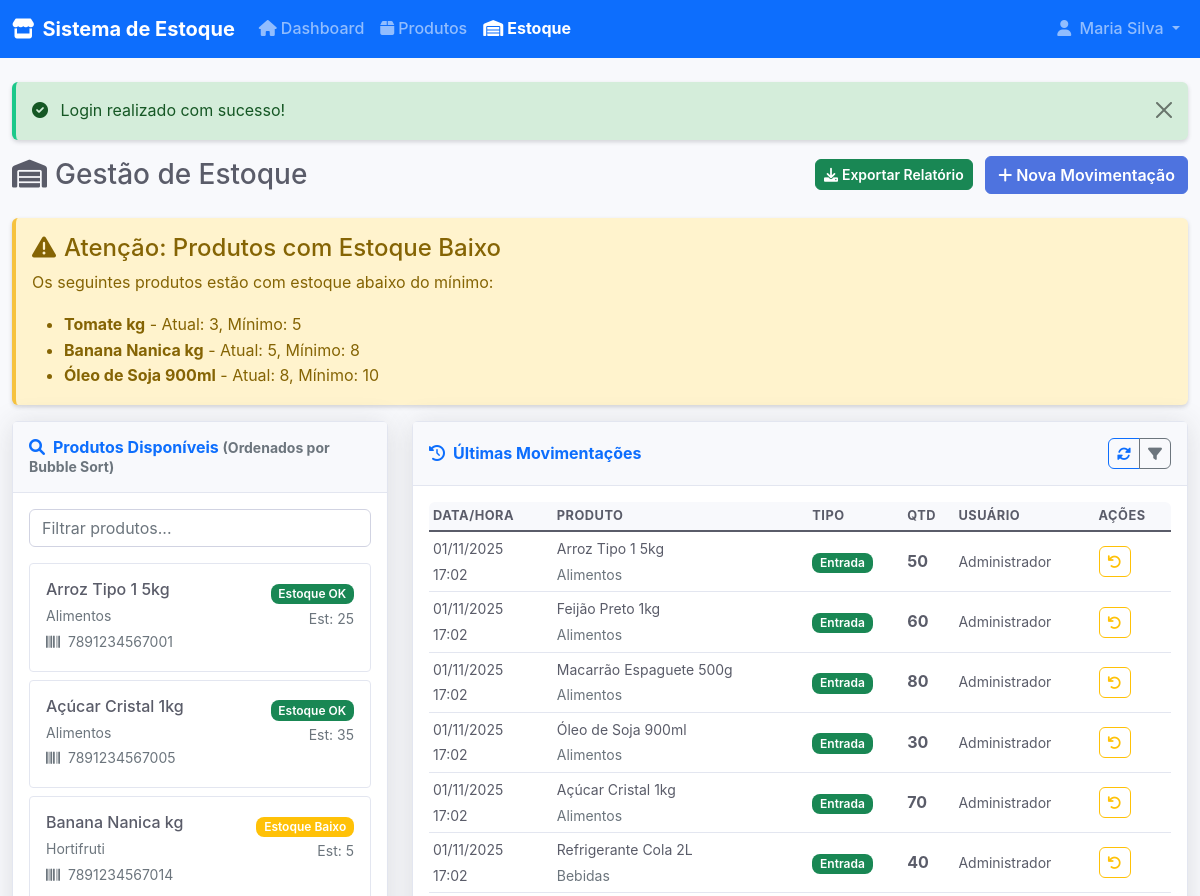
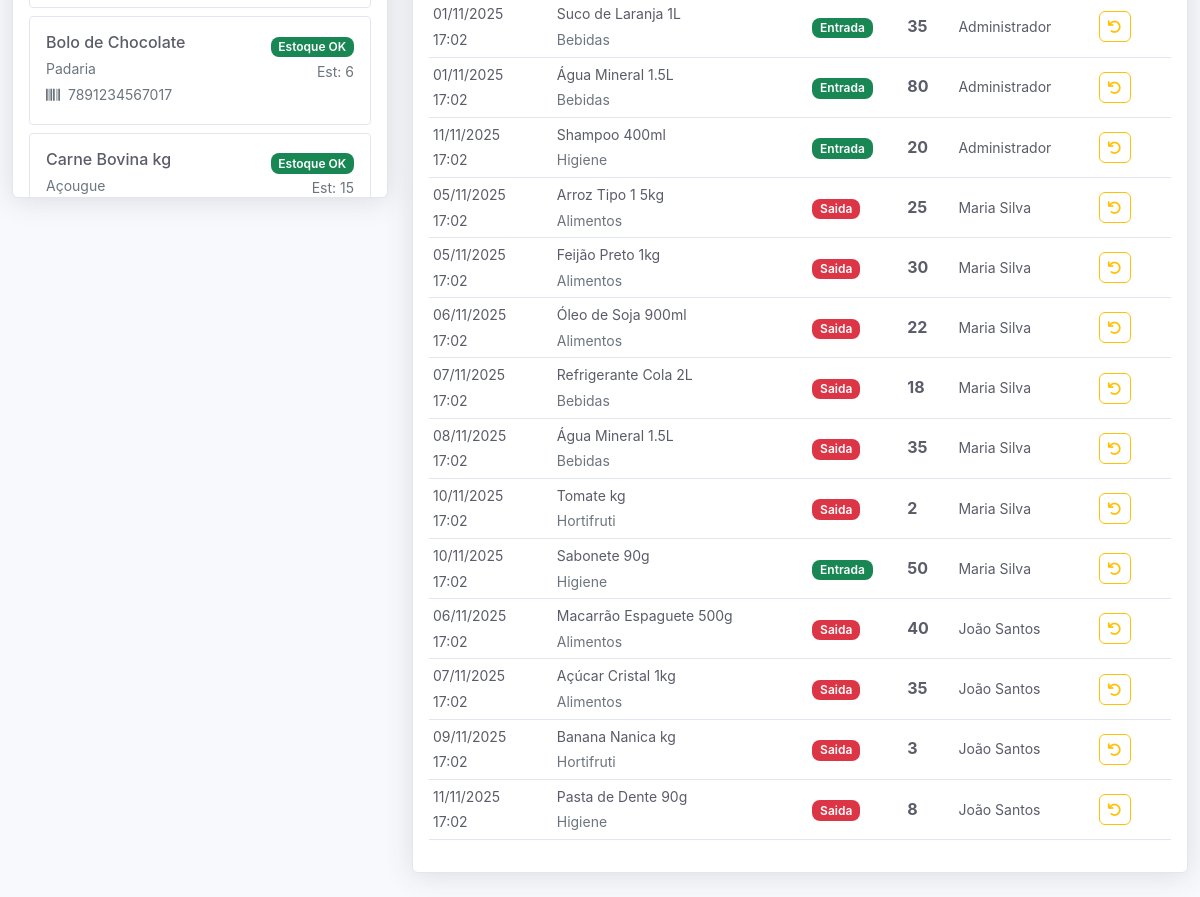
The page /index.php?action=estoque (signed in) on the database its author committed (2 pictures, top to bottom).
### tables this page shows
CREATE TABLE produtos (
    id INT PRIMARY KEY AUTO_INCREMENT,
    nome VARCHAR(100) NOT NULL,
    codigo_barras VARCHAR(50) UNIQUE,
    categoria VARCHAR(50) NOT NULL,
    marca VARCHAR(50),
    preco_custo DECIMAL(10,2),
    preco_venda DECIMAL(10,2),
    estoque_atual INT NOT NULL DEFAULT 0,
    estoque_minimo INT NOT NULL DEFAULT 10,
    data_cadastro DATETIME DEFAULT CURRENT_TIMESTAMP
);

CREATE TABLE movimentacoes (
    id INT PRIMARY KEY AUTO_INCREMENT,
    produto_id INT NOT NULL,
    usuario_id INT NOT NULL,
    tipo ENUM('entrada', 'saida') NOT NULL,
    quantidade INT NOT NULL,
    data_movimentacao DATE NOT NULL,
    data_registro DATETIME DEFAULT CURRENT_TIMESTAMP,
    observacao TEXT,
    FOREIGN KEY (produto_id) REFERENCES produtos(id) ON DELETE CASCADE,
    FOREIGN KEY (usuario_id) REFERENCES usuarios(id) ON DELETE CASCADE
);

CREATE TABLE usuarios (
    id INT PRIMARY KEY AUTO_INCREMENT,
    nome VARCHAR(100) NOT NULL,
    usuario VARCHAR(50) NOT NULL UNIQUE,
    senha VARCHAR(255) NOT NULL,
    data_cadastro DATETIME DEFAULT CURRENT_TIMESTAMP
);

### app/views/estoque/index.php (the view, shortened to what the rows shown need)
<!DOCTYPE html>
<html lang="pt-BR">
<head>
    <link href="https://cdn.jsdelivr.net/npm/bootstrap@5.1.3/dist/css/bootstrap.min.css" rel="stylesheet">
    <link href="https://cdnjs.cloudflare.com/ajax/libs/font-awesome/6.0.0/css/all.min.css" rel="stylesheet">
    <link href="css/style.css" rel="stylesheet">
</head>
<body>
    <div class="container-fluid mt-4">
        <div class="d-sm-flex align-items-center justify-content-between mb-4">
            <h1 class="h3 mb-0 text-gray-800">
                <i class="fas fa-warehouse me-2"></i>Gestão de Estoque
            </h1>
        </div>
        <?php if (!empty($produtosEstoqueBaixo)): ?>
            <div class="alert alert-warning" role="alert">
                <ul class="mb-0">
                    <?php foreach (array_slice($produtosEstoqueBaixo, 0, 5) as $produto): ?>
                        <li>
                            <strong><?= htmlspecialchars($produto['nome'], ENT_QUOTES, 'UTF-8') ?></strong> -
                            Atual: <?= $produto['estoque_atual'] ?>, Mínimo: <?= $produto['estoque_minimo'] ?>
                        </li>
                    <?php endforeach; ?>
                </ul>
            </div>
        <?php endif; ?>
        <div class="row">
            <div class="col-xl-4 col-lg-5">
                <div class="card shadow mb-4">
                    <div class="card-body" style="max-height: 600px; overflow-y: auto;">
                        <?php if (empty($produtos)): ?>
                            <div class="text-center">
                                <i class="fas fa-inbox fa-3x text-gray-300 mb-3"></i>
                                <p class="text-gray-500">Nenhum produto cadastrado.</p>
                                <a href="index.php?action=produtos" class="btn btn-primary btn-sm">
                                    <i class="fas fa-plus me-1"></i>Cadastrar Produtos
                                </a>
                            </div>
                        <?php else: ?>
                            <div id="listaProdutos">
                                <?php foreach ($produtos as $produto): ?>
                                    <?php
                                    $statusClass = HomeController::getClasseStatusEstoque($produto);
                                    $statusText = HomeController::getTextoStatusEstoque($produto);
                                    ?>
                                    <div class="produto-item border rounded p-3 mb-2 cursor-pointer"
                                         data-produto-id="<?= $produto['id'] ?>"
                                         data-nome="<?= htmlspecialchars($produto['nome'], ENT_QUOTES, 'UTF-8') ?>"
                                         onclick="selecionarProduto(<?= $produto['id'] ?>)">
                                        <div class="d-flex justify-content-between align-items-start">
                                            <div>
                                                <h6 class="mb-1"><?= htmlspecialchars($produto['nome'], ENT_QUOTES, 'UTF-8') ?></h6>
                                                <small class="text-muted"><?= htmlspecialchars($produto['categoria'], ENT_QUOTES, 'UTF-8') ?></small>
                                                <?php if (!empty($produto['codigo_barras'])): ?>
                                                    <br><small class="text-muted">
                                                        <i class="fas fa-barcode me-1"></i>
                                                        <?= htmlspecialchars($produto['codigo_barras'], ENT_QUOTES, 'UTF-8') ?>
                                                    </small>
                                                <?php endif; ?>
                                            </div>
                                            <div class="text-end">
                                                <span class="badge bg-<?= $statusClass ?>"><?= $statusText ?></span>
                                                <br><small class="text-muted">Est: <?= $produto['estoque_atual'] ?></small>
                                            </div>
                                        </div>
                                    </div>
                                <?php endforeach; ?>
                            </div>
                        <?php endif; ?>
                    </div>
                </div>
            </div>
            <div class="col-xl-8 col-lg-7">
                <div class="card shadow mb-4">
                    <div class="card-body">
                        <div id="listaMovimentacoes">
                            <?php if (empty($ultimasMovimentacoes)): ?>
                                <div class="text-center">
                                    <i class="fas fa-inbox fa-3x text-gray-300 mb-3"></i>
                                    <p class="text-gray-500">Nenhuma movimentação registrada.</p>
                                </div>
                            <?php else: ?>
                                <div class="table-responsive">
                                    <table class="table table-sm">
                                        <thead>
                                            <tr>
                                                <th>Data/Hora</th>
                                                <th>Produto</th>
                                                <th>Tipo</th>
                                                <th>Qtd</th>
                                                <th>Usuário</th>
                                                <th>Ações</th>
                                            </tr>
                                        </thead>
                                        <tbody>
                                            <?php foreach ($ultimasMovimentacoes as $mov): ?>
                                                <tr>
                                                    <td>
                                                        <small>
                                                            <?= HomeController::formatarData($mov['data_movimentacao']) ?><br>
                                                            <?= date('H:i', strtotime($mov['data_registro'])) ?>
                                                        </small>
                                                    </td>
                                                    <td>
                                                        <small>
                                                            <?= htmlspecialchars($mov['produto_nome'], ENT_QUOTES, 'UTF-8') ?><br>
                                                            <span class="text-muted"><?= htmlspecialchars($mov['categoria'], ENT_QUOTES, 'UTF-8') ?></span>
                                                        </small>
                                                    </td>
                                                    <td>
                                                        <span class="badge bg-<?= $mov['tipo'] == 'entrada' ? 'success' : 'danger' ?>">
                                                            <?= ucfirst($mov['tipo']) ?>
                                                        </span>
                                                    </td>
                                                    <td class="fw-bold"><?= $mov['quantidade'] ?></td>
                                                    <td><small><?= htmlspecialchars($mov['usuario_nome'], ENT_QUOTES, 'UTF-8') ?></small></td>
                                                    <td>
                                                        <button type="button" class="btn btn-sm btn-outline-warning"
                                                                onclick="reverterMovimentacao(<?= $mov['id'] ?>)"
                                                                title="Reverter">
                                                            <i class="fas fa-undo"></i>
                                                        </button>
                                                    </td>
                                                </tr>
                                            <?php endforeach; ?>
                                        </tbody>
                                    </table>
                                </div>
                            <?php endif; ?>
                        </div>
                    </div>
                </div>
            </div>
        </div>
    </div>
</body>
</html>

### rows shown on the page
produtos: nome "Tomate kg", estoque_atual "3", estoque_minimo "5"
produtos: nome "Banana Nanica kg", estoque_atual "5", estoque_minimo "8", categoria "Hortifruti", codigo_barras "7891234567014", statusText "Estoque Baixo"
produtos: nome "Óleo de Soja 900ml", estoque_atual "8", estoque_minimo "10"
produtos: nome "Arroz Tipo 1 5kg", categoria "Alimentos", codigo_barras "7891234567001", statusText "Estoque OK", estoque_atual "25"
produtos: nome "Açúcar Cristal 1kg", categoria "Alimentos", codigo_barras "7891234567005", statusText "Estoque OK", estoque_atual "35"
produtos: nome "Bolo de Chocolate", categoria "Padaria", codigo_barras "7891234567017", statusText "Estoque OK", estoque_atual "6"
produtos: nome "Carne Bovina kg", categoria "Açougue", statusText "Estoque OK", estoque_atual "15"
movimentacoes: data_movimentacao "01/11/2025", data_registro "17:02", produto.nome "Arroz Tipo 1 5kg", produto.categoria "Alimentos", tipo "Entrada", quantidade "50", usuario.nome "Administrador"
movimentacoes: data_movimentacao "01/11/2025", data_registro "17:02", produto.nome "Feijão Preto 1kg", produto.categoria "Alimentos", tipo "Entrada", quantidade "60", usuario.nome "Administrador"
movimentacoes: data_movimentacao "01/11/2025", data_registro "17:02", produto.nome "Macarrão Espaguete 500g", produto.categoria "Alimentos", tipo "Entrada", quantidade "80", usuario.nome "Administrador"
movimentacoes: data_movimentacao "01/11/2025", data_registro "17:02", produto.nome "Óleo de Soja 900ml", produto.categoria "Alimentos", tipo "Entrada", quantidade "30", usuario.nome "Administrador"
movimentacoes: data_movimentacao "01/11/2025", data_registro "17:02", produto.nome "Açúcar Cristal 1kg", produto.categoria "Alimentos", tipo "Entrada", quantidade "70", usuario.nome "Administrador"
movimentacoes: data_movimentacao "01/11/2025", data_registro "17:02", produto.nome "Refrigerante Cola 2L", produto.categoria "Bebidas", tipo "Entrada", quantidade "40", usuario.nome "Administrador"
movimentacoes: data_movimentacao "01/11/2025", data_registro "17:02", produto.nome "Suco de Laranja 1L", produto.categoria "Bebidas", tipo "Entrada", quantidade "35", usuario.nome "Administrador"
movimentacoes: data_movimentacao "01/11/2025", data_registro "17:02", produto.nome "Água Mineral 1.5L", produto.categoria "Bebidas", tipo "Entrada", quantidade "80", usuario.nome "Administrador"
movimentacoes: data_movimentacao "11/11/2025", data_registro "17:02", produto.nome "Shampoo 400ml", produto.categoria "Higiene", tipo "Entrada", quantidade "20", usuario.nome "Administrador"
movimentacoes: data_movimentacao "05/11/2025", data_registro "17:02", produto.nome "Arroz Tipo 1 5kg", produto.categoria "Alimentos", tipo "Saida", quantidade "25", usuario.nome "Maria Silva"
movimentacoes: data_movimentacao "05/11/2025", data_registro "17:02", produto.nome "Feijão Preto 1kg", produto.categoria "Alimentos", tipo "Saida", quantidade "30", usuario.nome "Maria Silva"
movimentacoes: data_movimentacao "06/11/2025", data_registro "17:02", produto.nome "Óleo de Soja 900ml", produto.categoria "Alimentos", tipo "Saida", quantidade "22", usuario.nome "Maria Silva"
movimentacoes: data_movimentacao "07/11/2025", data_registro "17:02", produto.nome "Refrigerante Cola 2L", produto.categoria "Bebidas", tipo "Saida", quantidade "18", usuario.nome "Maria Silva"
movimentacoes: data_movimentacao "08/11/2025", data_registro "17:02", produto.nome "Água Mineral 1.5L", produto.categoria "Bebidas", tipo "Saida", quantidade "35", usuario.nome "Maria Silva"
movimentacoes: data_movimentacao "10/11/2025", data_registro "17:02", produto.nome "Tomate kg", produto.categoria "Hortifruti", tipo "Saida", quantidade "2", usuario.nome "Maria Silva"
movimentacoes: data_movimentacao "10/11/2025", data_registro "17:02", produto.nome "Sabonete 90g", produto.categoria "Higiene", tipo "Entrada", quantidade "50", usuario.nome "Maria Silva"
movimentacoes: data_movimentacao "06/11/2025", data_registro "17:02", produto.nome "Macarrão Espaguete 500g", produto.categoria "Alimentos", tipo "Saida", quantidade "40", usuario.nome "João Santos"
movimentacoes: data_movimentacao "07/11/2025", data_registro "17:02", produto.nome "Açúcar Cristal 1kg", produto.categoria "Alimentos", tipo "Saida", quantidade "35", usuario.nome "João Santos"
movimentacoes: data_movimentacao "09/11/2025", data_registro "17:02", produto.nome "Banana Nanica kg", produto.categoria "Hortifruti", tipo "Saida", quantidade "3", usuario.nome "João Santos"
movimentacoes: data_movimentacao "11/11/2025", data_registro "17:02", produto.nome "Pasta de Dente 90g", produto.categoria "Higiene", tipo "Saida", quantidade "8", usuario.nome "João Santos"

### other values the page prints
LoginController::getUsuarioLogado()['nome'] "Maria Silva"
$messages['sucesso'] "Login realizado com sucesso!"
